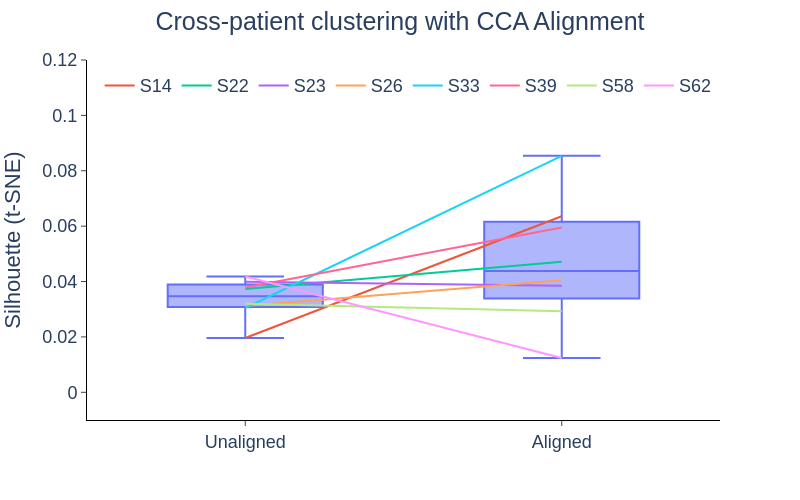

The notebook cell this image was saved under:
### Code cell
fig_metric = 'Silhouette (t-SNE)'
fig_df = mean_score_df[(mean_score_df['Metric'] == fig_metric) & (mean_score_df['Condition'] == 'Articulatory Features')]

fig = px.line(fig_df, x='Data', y='Score', color='Patient', width=800, height=500, color_discrete_sequence=px.colors.qualitative.Plotly[1:])
fig.add_traces(px.box(fig_df, x='Data', y='Score').data)
# fig = px.box(fig_df, y='Score', x='Data', points='all', width=700, height=500, color_discrete_sequence=[px_colors[0], '#7F7F7F'])
# fig.add_hline(y=ps_score_df['Silhouette (t-SNE)'].mean(), line_dash='dash', line_color='red')
fig.update_layout(
    plot_bgcolor='white',
    legend=dict(
        orientation='h',
        yanchor='top',
        y=0.98,
        xanchor='left',
        x=0.02,
        title_text=''
    ),
    title_text=f'Cross-patient clustering with CCA Alignment',
    title_x=0.5,
    font=dict(size=18, family='Arial')
)
fig.update_xaxes(
    title='',
    mirror=False,
    ticks='outside',
    showline=True,
    linecolor='black',
    showgrid=False,
)
fig.update_yaxes(
    title=fig_metric,
    mirror=False,
    ticks='outside',
    showline=True,
    linecolor='black',
    showgrid=False,
    range=[-0.01, 0.12]
)

fig.show()

### Figure 1 — Plotly figure (JSON) as saved in the notebook; plotly's stock layout.template omitted (floating-point values rounded to 4 significant figures)
{"data": [{"hovertemplate": "Patient=S14<br>Data=%{x}<br>Score=%{y}<extra></extra>", "legendgroup": "S14", "line": {"color": "#EF553B", "dash": "solid"}, "marker": {"symbol": "circle"}, "mode": "lines", "name": "S14", "orientation": "v", "showlegend": true, "type": "scatter", "x": ["Unaligned", "Aligned"], "xaxis": "x", "y": [0.01963, 0.06359], "yaxis": "y"}, {"hovertemplate": "Patient=S22<br>Data=%{x}<br>Score=%{y}<extra></extra>", "legendgroup": "S22", "line": {"color": "#00CC96", "dash": "solid"}, "marker": {"symbol": "circle"}, "mode": "lines", "name": "S22", "orientation": "v", "showlegend": true, "type": "scatter", "x": ["Unaligned", "Aligned"], "xaxis": "x", "y": [0.03732, 0.04718], "yaxis": "y"}, {"hovertemplate": "Patient=S23<br>Data=%{x}<br>Score=%{y}<extra></extra>", "legendgroup": "S23", "line": {"color": "#AB63FA", "dash": "solid"}, "marker": {"symbol": "circle"}, "mode": "lines", "name": "S23", "orientation": "v", "showlegend": true, "type": "scatter", "x": ["Unaligned", "Aligned"], "xaxis": "x", "y": [0.03997, 0.03851], "yaxis": "y"}, {"hovertemplate": "Patient=S26<br>Data=%{x}<br>Score=%{y}<extra></extra>", "legendgroup": "S26", "line": {"color": "#FFA15A", "dash": "solid"}, "marker": {"symbol": "circle"}, "mode": "lines", "name": "S26", "orientation": "v", "showlegend": true, "type": "scatter", "x": ["Unaligned", "Aligned"], "xaxis": "x", "y": [0.03117, 0.04045], "yaxis": "y"}, {"hovertemplate": "Patient=S33<br>Data=%{x}<br>Score=%{y}<extra></extra>", "legendgroup": "S33", "line": {"color": "#19D3F3", "dash": "solid"}, "marker": {"symbol": "circle"}, "mode": "lines", "name": "S33", "orientation": "v", "showlegend": true, "type": "scatter", "x": ["Unaligned", "Aligned"], "xaxis": "x", "y": [0.03044, 0.0854], "yaxis": "y"}, {"hovertemplate": "Patient=S39<br>Data=%{x}<br>Score=%{y}<extra></extra>", "legendgroup": "S39", "line": {"color": "#FF6692", "dash": "solid"}, "marker": {"symbol": "circle"}, "mode": "lines", "name": "S39", "orientation": "v", "showlegend": true, "type": "scatter", "x": ["Unaligned", "Aligned"], "xaxis": "x", "y": [0.03784, 0.05954], "yaxis": "y"}, {"hovertemplate": "Patient=S58<br>Data=%{x}<br>Score=%{y}<extra></extra>", "legendgroup": "S58", "line": {"color": "#B6E880", "dash": "solid"}, "marker": {"symbol": "circle"}, "mode": "lines", "name": "S58", "orientation": "v", "showlegend": true, "type": "scatter", "x": ["Unaligned", "Aligned"], "xaxis": "x", "y": [0.03198, 0.02927], "yaxis": "y"}, {"hovertemplate": "Patient=S62<br>Data=%{x}<br>Score=%{y}<extra></extra>", "legendgroup": "S62", "line": {"color": "#FF97FF", "dash": "solid"}, "marker": {"symbol": "circle"}, "mode": "lines", "name": "S62", "orientation": "v", "showlegend": true, "type": "scatter", "x": ["Unaligned", "Aligned"], "xaxis": "x", "y": [0.04184, 0.01241], "yaxis": "y"}, {"alignmentgroup": "True", "hovertemplate": "Data=%{x}<br>Score=%{y}<extra></extra>", "legendgroup": "", "marker": {"color": "#636efa"}, "name": "", "notched": false, "offsetgroup": "", "orientation": "v", "showlegend": false, "type": "box", "x": ["Unaligned", "Unaligned", "Unaligned", "Unaligned", "Unaligned", "Unaligned", "Unaligned", "Unaligned", "Aligned", "Aligned", "Aligned", "Aligned", "Aligned", "Aligned", "Aligned", "Aligned"], "x0": " ", "xaxis": "x", "y": [0.01963, 0.03732, 0.03997, 0.03117, 0.03044, 0.03784, 0.03198, 0.04184, 0.06359, 0.04718, 0.03851, 0.04045, 0.0854, 0.05954, 0.02927, 0.01241], "y0": " ", "yaxis": "y"}], "layout": {"font": {"family": "Arial", "size": 18}, "height": 500, "legend": {"orientation": "h", "title": {"text": ""}, "tracegroupgap": 0, "x": 0.02, "xanchor": "left", "y": 0.98, "yanchor": "top"}, "margin": {"t": 60}, "plot_bgcolor": "white", "title": {"text": "Cross-patient clustering with CCA Alignment", "x": 0.5}, "width": 800, "xaxis": {"anchor": "y", "domain": [0, 1], "linecolor": "black", "mirror": false, "showgrid": false, "showline": true, "ticks": "outside", "title": {"text": ""}}, "yaxis": {"anchor": "x", "domain": [0, 1], "linecolor": "black", "mirror": false, "range": [-0.01, 0.12], "showgrid": false, "showline": true, "ticks": "outside", "title": {"text": "Silhouette (t-SNE)"}}}}
